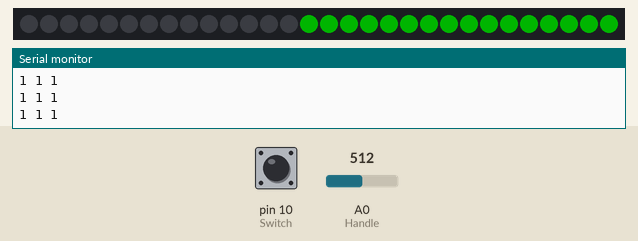
The sketch below on a simulated Arduino Uno, built with avr-gcc and run on an emulated ATmega328P. On the bench: 30 RGB LEDs in strip order, left to right, the last lines printed to the serial monitor. The test bench sets the inputs (shaded band); at power-on: A0 (Handle) = 512, pin 10 (Switch) HIGH. Dim RGB values are drawn brighter than linear.

Above: at 1.2 s.
1.3 s: A0 (Handle) set to 68
2.8 s: A0 (Handle) set to 61
At 3.6 s:
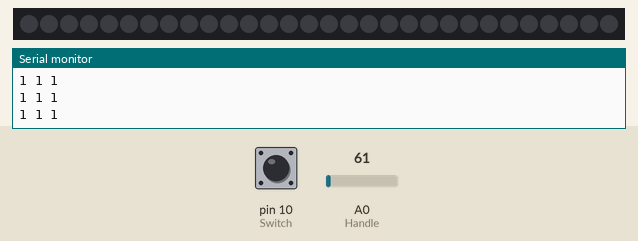
4.3 s: A0 (Handle) set to 122
At 4.9 s:
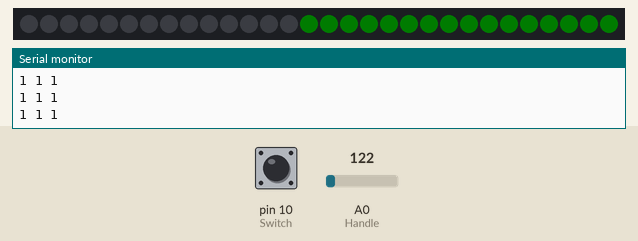
5.8 s: pin 10 (Switch) pulled LOW for 0.15 s
At 6.5 s:
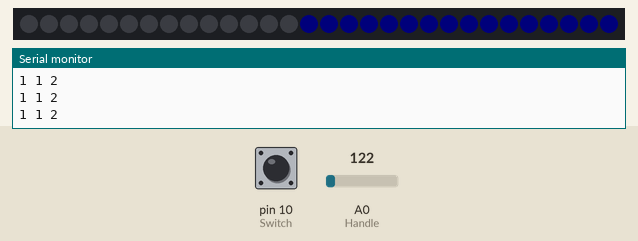
7.5 s: pin 10 (Switch) pulled LOW for 1 s
At 9.1 s:
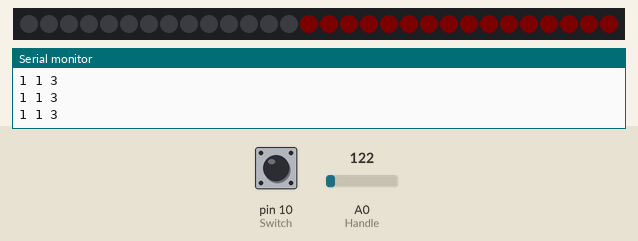
10.0 s: pin 10 (Switch) pulled LOW for 0.15 s
At 11.2 s:
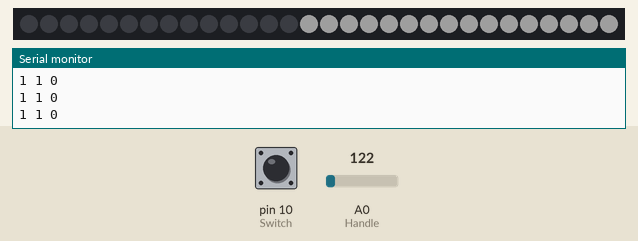
Timing chart, 0 to 12.7 s (numbered marks = the images above; inputs shaded):
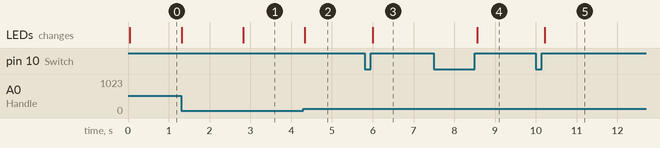

Measured:
- the behaviour switches between 65 and 64 on A0 (Handle) (found by bisection; images 0 and 1)
- after the input at 2.8 s, the LEDs: change at once (image 1)
- after the input at 4.3 s, the LEDs: first change at once (image 2 shows a later state)
- after the input at 5.8 s, the LEDs: change after 0.21 s (image 3)
- after the input at 7.5 s, the LEDs: change after 1.1 s (image 4)
- after the input at 10.0 s, the LEDs: change after 0.21 s (image 5)

The sketch:

Standlight.ino
```cpp
#include <Adafruit_NeoPixel.h>
#ifdef __AVR__
 #include <avr/power.h>
#endif

#define LED_PIN    6
#define Handle     A0
#define Switch     10
#define LED_COUNT  30

bool BeforeState = 0;
bool NowState = 0;

int State;
int Mode = 0;
int Green=0,Red=0,Blue=0;

Adafruit_NeoPixel strip(LED_COUNT, LED_PIN, NEO_GRB + NEO_KHZ800);

void setup() {
  strip.begin();
  strip.show();
  strip.setBrightness(50);

  pinMode(Handle,INPUT);
  pinMode(Switch,INPUT_PULLUP);

  Serial.begin(9600);
}

void loop() {
  strip.begin();
  State = analogRead(Handle);
  State = map(State,0,1023,0,255);
  NowState = digitalRead(Switch);

  if(BeforeState==0&&NowState==1){
    Mode++;
    Mode%=4;
    delay(20);
  }

  Serial.print(BeforeState);
  Serial.print(" ");
  Serial.print(NowState);
  Serial.print(" ");
  Serial.println(Mode);

  switch(Mode){
    case 0:
      colorWipe(strip.Color(255,255,255),1);
      break;
    case 1:
      colorWipe(strip.Color(Green,State,Blue),1);
      break;
    case 2:
      colorWipe(strip.Color(Green,Red,State),1);
      break;
    case 3:
      colorWipe(strip.Color(State,Red,Blue),1);
      break;
  }

  BeforeState = NowState;
}

void colorWipe(uint32_t color, int wait) {
  for(int i=14; i<strip.numPixels(); i++) {
    strip.setPixelColor(i, color);
    strip.show();
    strip.setBrightness(State);
  }
}
```
